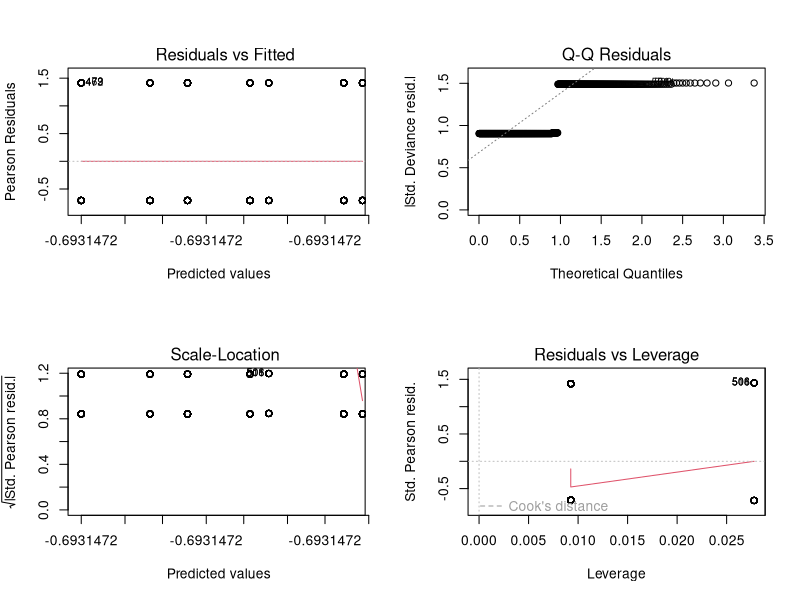
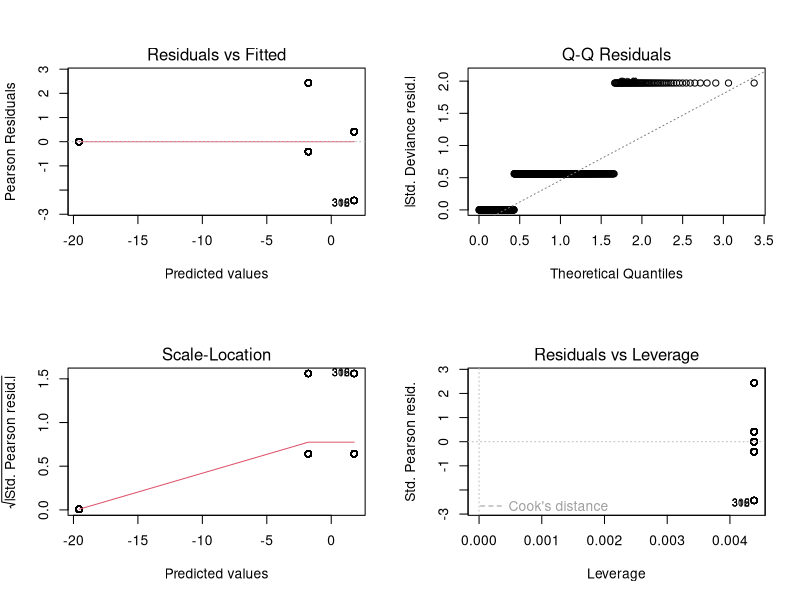
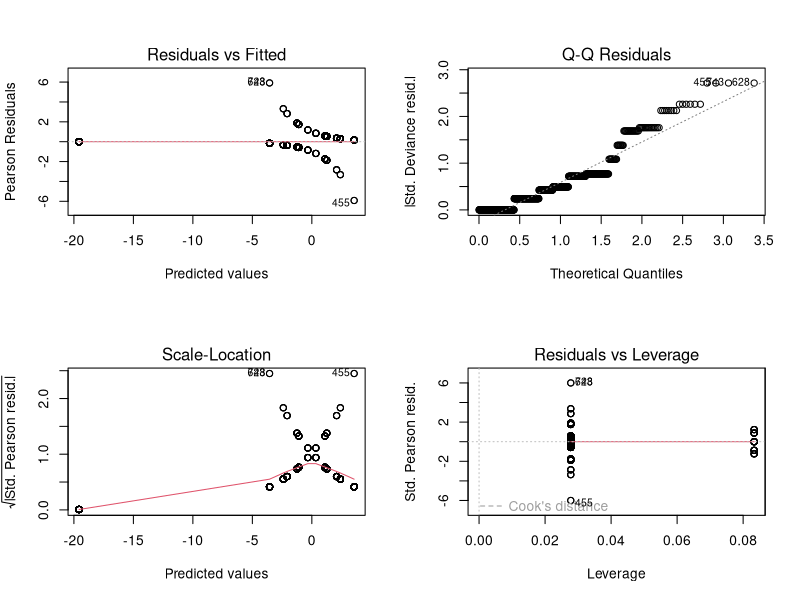

Generate these figures, in order, with R: (Note: this script raises an error after producing the figures.)
#### Plate bottleneck experiment 2: phenotype analysis
# Created: 22/04/18 Jack Common

rm(list=ls())

library(ggplot2)
library(scales)
library(reshape2)
library(dplyr)
library(tidyr)
library(magrittr)
library(cowplot)
library(lme4)

#### Functions ####
# AIC comparison function
compare_AICs = function(df){          # df is a dataframe of AIC values 
  print(df)                           # prints the origina AIC values 
  col_len = length(df[,2])            # extracts the number of number of models
  AIC_min = abs(min(df[,2]))          # finds the minimum AIC value
  for (i in seq(1, col_len, 1)){      # loop through the AIC values and prints the absolute differences from AIC_min
    print( (abs(df[i,2])) - AIC_min)
  }
}

## Convert log-odds to probabilities from binomial GLM output
logit2prob <- function(logit){
  odds <- exp(logit)
  prob <- odds / (1 + odds)
  return(prob)
}

#### Data - CR-ve ####
pheno <- read.csv('./Revisions/original_data/CR_neg_phenotype.csv', header=T)
pheno <- melt(pheno, measure.vars = c('CRISPR', 'SM', 'Sensitive'))
pheno$Replicate %<>% as.factor()
pheno$Clone %<>% as.factor
pheno$bottleneck %<>% as.factor()
pheno <- plyr::rename(pheno, c("variable"="phenotype"))

#### Models - CR-ve ####
m.null <- glm(value~1, data=pheno, family=binomial)
m1 <- glm(value~bottleneck, data=pheno, family=binomial)
m2 <- glm(value~phenotype, data=pheno, family=binomial)
m.g <- glm(value~bottleneck*phenotype, data=pheno, family=binomial)

par(mfrow=c(2,2))
plot(m1)
plot(m2)
plot(m.g)

# Compare using delta-AIC to get K-L values
AIC(m.null, m1, m2, m.g) %>% compare_AICs()

# And finally a likelihood test
anova(m.g, test="Chisq")
drop1(m.g, test="Chisq")

summary(m.g)
confint(m.g)

# Get the actual probabilities from the model
model.tables(aov(m.g), "mean")

# Confidence intervals
pheno$variable %<>% relevel(ref="SM")
pheno$variable %<>% relevel(ref="Sensitive")
pheno$variable %<>% relevel(ref="CRISPR")

pheno$bottleneck %<>% relevel(ref="50-clone")
pheno$bottleneck %<>% relevel(ref="5-clone")
pheno$bottleneck %<>% relevel(ref="1-clone")

m.g <- glm(value~bottleneck*phenotype, data=pheno, family=binomial)

logit2prob(confint(mod.g))

### Summary figures
OG_genotypes = c('prop.CRISPR', 'prop.SM', 'prop.Sensitive')
genotype_names_facet = list(
  'prop.CRISPR' = 'CRISPR',
  'prop.Sensitive' = 'SM',
  'prop.SM' = 'Sensitive'
)

genotype_names_legend = c('CRISPR', 'SM', 'Sensitive')

genotype_labeller = function(variable, value) {
  return(genotype_names_facet[value])
}

pheno_sum <- read.csv('./Plate_bn_exp_2/summary_data/phenotype_summary.csv')
pheno_sum %<>% na.exclude()
pheno_sum$variable %<>% relevel(., ref='Sensitive')
pheno_sum$variable %<>% relevel(., ref='SM')
pheno_sum$variable %<>% relevel(., ref='CRISPR')

pheno_sum_fig <- ggplot(aes(y=mean, x=bottleneck, group=variable), data=pheno_sum)+
  geom_bar(aes(fill=variable), stat='identity', size=3.5, position=position_dodge(1))+
  geom_errorbar(aes(ymin=lower, ymax=upper), width=0.3, size=0.7, position=position_dodge(1))+
  
  labs(x='Bottleneck', y='Proportion')+
  
  theme_bw()+
  theme(plot.title = element_text(face="bold", hjust=0.5, size = 16))+
  theme(axis.title = element_text(face='bold', size=14))+
  theme(legend.title = element_text(face='bold', size=12))+
  theme(legend.title.align = 0.5)+
  theme(legend.position = "right")+
  theme(legend.key.width = unit(1, 'cm'))+
  theme(legend.key.height = unit(0.8, 'cm'))+
  theme(legend.text = element_text(size=11))+
  
  scale_x_discrete(breaks=plate_OG_bottleneck, labels=plate_bottleneck_names_legend)+
  theme(axis.text = element_text(size=12))+
  
  scale_fill_manual(name='Genotype',
                    breaks = c('CRISPR', "Sensitive", "SM"),
                    labels = c("CRISPR", "Sensitive", "SM"),
                    values = c("#F8766D", "#619CFF", "#00BA38"))
pheno_sum_fig
